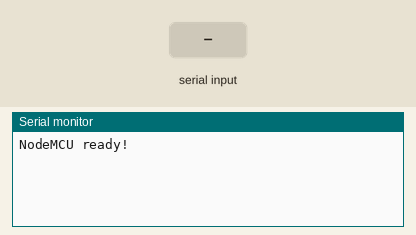
A sketch run on a simulated ESP8266 (NodeMCU). Parts: the last lines printed to the serial monitor. The inputs (shaded band) are chosen by the test bench.

Above: at 1.2 s.
1.3 s: "1\n" received over the second serial link
At 2.2 s:
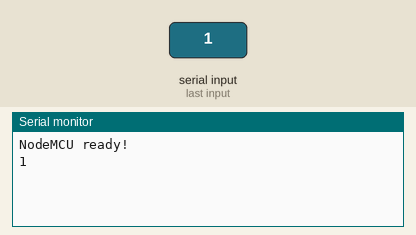
2.8 s: "0\n" received over the second serial link
At 3.4 s:
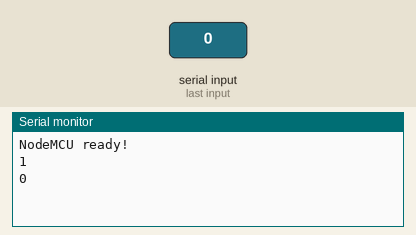
4.3 s: "2\n" received over the second serial link
At 5.7 s:
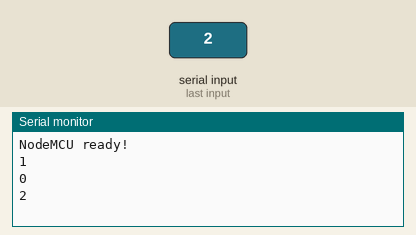

The sketch:

NodeMCUReceiver.ino
```cpp
#include <SoftwareSerial.h>

// Define pins for software serial communication
#define NODEMCU_TX_PIN D6
#define NODEMCU_RX_PIN D5

SoftwareSerial espSerial(NODEMCU_RX_PIN, NODEMCU_TX_PIN);  // RX, TX

void setup() {
  // Set baud rate (ensure consistency with Arduino)
  espSerial.begin(9600);

  // Begin hardware serial communication for debugging (optional)
  Serial.begin(9600);
  Serial.println("NodeMCU ready!");
}

void loop() {
  if (espSerial.available() > 0) {
    // Read data as a string (modify if sending numerical data directly)
    String data = espSerial.readStringUntil('\n');

    // Print the received data on the serial monitor
    Serial.println(data);

    // Optional: Process the received data (e.g., display on an LCD, send to cloud)
    // ...
  }
}
```

Measured:
- after the input at 1.3 s, the serial monitor: prints a new line at once (image 1)
- after the input at 2.8 s, the serial monitor: prints a new line at once (image 2)
- after the input at 4.3 s, the serial monitor: prints a new line at once (image 3)
